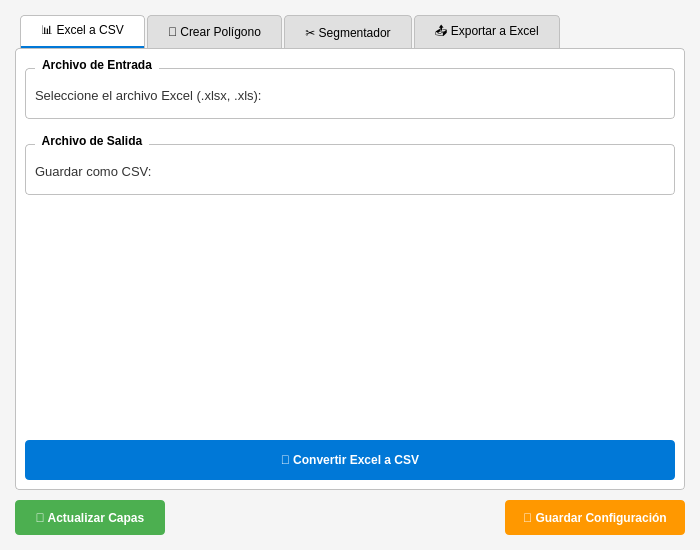
<?xml version="1.0" encoding="UTF-8"?>
<ui version="4.0">
 <class>YF_Tools_PlusDialogBase</class>
 <widget class="QDialog" name="YF_Tools_PlusDialogBase">
  <property name="geometry">
   <rect>
    <x>0</x>
    <y>0</y>
    <width>700</width>
    <height>550</height>
   </rect>
  </property>
  <property name="minimumSize">
   <size>
    <width>700</width>
    <height>550</height>
   </size>
  </property>
  <property name="windowTitle">
   <string>YF Tools Plus - Herramientas Topográficas</string>
  </property>
  <property name="windowIcon">
   <iconset>
    <normaloff>icon.png</normaloff>icon.png</iconset>
  </property>
  <property name="styleSheet">
   <string notr="true">QDialog {
    background-color: #f5f5f5;
}

QTabWidget::pane {
    border: 1px solid #c0c0c0;
    background: white;
    border-radius: 4px;
}

QTabWidget::tab-bar {
    left: 5px;
}

QTabBar::tab {
    background: #e0e0e0;
    border: 1px solid #c0c0c0;
    border-bottom: none;
    border-top-left-radius: 4px;
    border-top-right-radius: 4px;
    padding: 8px 20px;
    margin-right: 2px;
}

QTabBar::tab:selected {
    background: white;
    border-bottom: 2px solid #0078d7;
}

QTabBar::tab:hover {
    background: #d0d0d0;
}

QPushButton {
    background-color: #0078d7;
    color: white;
    border: none;
    border-radius: 4px;
    padding: 8px 16px;
    font-weight: bold;
}

QPushButton:hover {
    background-color: #005a9e;
}

QPushButton:pressed {
    background-color: #004578;
}

QPushButton:disabled {
    background-color: #cccccc;
    color: #888888;
}

QLabel {
    color: #333333;
    font-size: 10pt;
}

QLineEdit, QComboBox {
    border: 1px solid #c0c0c0;
    border-radius: 3px;
    padding: 5px;
    background: white;
}

QLineEdit:focus, QComboBox:focus {
    border: 2px solid #0078d7;
}

QComboBox::drop-down {
    border: none;
    width: 20px;
}

QComboBox::down-arrow {
    image: url(:/images/themes/default/mActionArrowDown.svg);
    width: 12px;
    height: 12px;
}

QGroupBox {
    border: 1px solid #c0c0c0;
    border-radius: 4px;
    margin-top: 10px;
    padding-top: 10px;
    font-weight: bold;
}

QGroupBox::title {
    subcontrol-origin: margin;
    left: 10px;
    padding: 0 5px 0 5px;
}</string>
  </property>
  <layout class="QVBoxLayout" name="verticalLayout_main">
   <property name="spacing">
    <number>10</number>
   </property>
   <property name="leftMargin">
    <number>15</number>
   </property>
   <property name="topMargin">
    <number>15</number>
   </property>
   <property name="rightMargin">
    <number>15</number>
   </property>
   <property name="bottomMargin">
    <number>15</number>
   </property>
   <item>
    <widget class="QTabWidget" name="tabWidget">
     <property name="currentIndex">
      <number>0</number>
     </property>
     <property name="tabsClosable">
      <bool>false</bool>
     </property>
     
     <!-- TAB 1: Excel a CSV -->
     <widget class="QWidget" name="tab_excel_csv">
      <attribute name="title">
       <string>📊 Excel a CSV</string>
      </attribute>
      <layout class="QVBoxLayout" name="verticalLayout_tab1">
       <property name="spacing">
        <number>15</number>
       </property>
       <item>
        <widget class="QGroupBox" name="groupBox_excel_input">
         <property name="title">
          <string>Archivo de Entrada</string>
         </property>
         <layout class="QVBoxLayout" name="verticalLayout_2">
          <item>
           <widget class="QLabel" name="label_excel">
            <property name="text">
             <string>Seleccione el archivo Excel (.xlsx, .xls):</string>
            </property>
           </widget>
          </item>
          <item>
           <widget class="QgsFileWidget" name="mFileWidget_excel_input">
            <property name="filter">
             <string>Excel Files (*.xlsx *.xls)</string>
            </property>
           </widget>
          </item>
         </layout>
        </widget>
       </item>
       <item>
        <widget class="QGroupBox" name="groupBox_csv_output">
         <property name="title">
          <string>Archivo de Salida</string>
         </property>
         <layout class="QVBoxLayout" name="verticalLayout_3">
          <item>
           <widget class="QLabel" name="label_csv">
            <property name="text">
             <string>Guardar como CSV:</string>
            </property>
           </widget>
          </item>
          <item>
           <widget class="QgsFileWidget" name="mFileWidget_csv_output">
            <property name="filter">
             <string>CSV Files (*.csv)</string>
            </property>
            <property name="storageMode">
             <enum>QgsFileWidget::SaveFile</enum>
            </property>
           </widget>
          </item>
         </layout>
        </widget>
       </item>
       <item>
        <spacer name="verticalSpacer_1">
         <property name="orientation">
          <enum>Qt::Vertical</enum>
         </property>
         <property name="sizeHint" stdset="0">
          <size>
           <width>20</width>
           <height>40</height>
          </size>
         </property>
        </spacer>
       </item>
       <item>
        <widget class="QPushButton" name="pushButton_convert_csv">
         <property name="minimumSize">
          <size>
           <width>0</width>
           <height>40</height>
          </size>
         </property>
         <property name="text">
          <string>🔄 Convertir Excel a CSV</string>
         </property>
        </widget>
       </item>
      </layout>
     </widget>
     
     <!-- TAB 2: Crear Polígono -->
     <widget class="QWidget" name="tab_create_polygon">
      <attribute name="title">
       <string>📐 Crear Polígono</string>
      </attribute>
      <layout class="QVBoxLayout" name="verticalLayout_tab2">
       <property name="spacing">
        <number>15</number>
       </property>
       <item>
        <widget class="QGroupBox" name="groupBox_csv_input">
         <property name="title">
          <string>Archivo CSV con Coordenadas</string>
         </property>
         <layout class="QVBoxLayout" name="verticalLayout_4">
          <item>
           <widget class="QLabel" name="label_csv_polygon">
            <property name="text">
             <string>Seleccione el archivo CSV:</string>
            </property>
           </widget>
          </item>
          <item>
           <widget class="QgsFileWidget" name="mFileWidget_csv_polygon">
            <property name="filter">
             <string>CSV Files (*.csv)</string>
            </property>
           </widget>
          </item>
         </layout>
        </widget>
       </item>
       <item>
        <widget class="QGroupBox" name="groupBox_coords">
         <property name="title">
          <string>Configuración de Coordenadas</string>
         </property>
         <layout class="QGridLayout" name="gridLayout">
          <item row="0" column="0">
           <widget class="QLabel" name="label_x">
            <property name="text">
             <string>Campo X (Este):</string>
            </property>
           </widget>
          </item>
          <item row="0" column="1">
           <widget class="QComboBox" name="comboBox_x_field">
            <property name="editable">
             <bool>true</bool>
            </property>
            <property name="toolTip">
             <string>Seleccione o escriba el nombre del campo X (Este)</string>
            </property>
            <item>
             <property name="text">
              <string>ESTE</string>
             </property>
            </item>
           </widget>
          </item>
          <item row="1" column="0">
           <widget class="QLabel" name="label_y">
            <property name="text">
             <string>Campo Y (Norte):</string>
            </property>
           </widget>
          </item>
          <item row="1" column="1">
           <widget class="QComboBox" name="comboBox_y_field">
            <property name="editable">
             <bool>true</bool>
            </property>
            <property name="toolTip">
             <string>Seleccione o escriba el nombre del campo Y (Norte)</string>
            </property>
            <item>
             <property name="text">
              <string>NORTE</string>
             </property>
            </item>
           </widget>
          </item>
          <item row="2" column="0">
           <widget class="QLabel" name="label_crs">
            <property name="text">
             <string>Sistema de Coordenadas:</string>
            </property>
           </widget>
          </item>
          <item row="2" column="1">
           <widget class="QgsProjectionSelectionWidget" name="mCrsSelector_polygon"/>
          </item>
         </layout>
        </widget>
       </item>
       <item>
        <widget class="QLabel" name="label_help_polygon">
         <property name="text">
          <string>💡 Los campos se detectan automáticamente al seleccionar un CSV</string>
         </property>
         <property name="styleSheet">
          <string notr="true">QLabel {
    background-color: #fff3cd;
    border: 1px solid #ffc107;
    border-radius: 4px;
    padding: 8px;
    color: #856404;
    font-style: italic;
    font-size: 9pt;
}</string>
         </property>
         <property name="wordWrap">
          <bool>true</bool>
         </property>
        </widget>
       </item>
       <item>
        <spacer name="verticalSpacer_2">
         <property name="orientation">
          <enum>Qt::Vertical</enum>
         </property>
         <property name="sizeHint" stdset="0">
          <size>
           <width>20</width>
           <height>40</height>
          </size>
         </property>
        </spacer>
       </item>
       <item>
        <widget class="QPushButton" name="pushButton_create_polygon">
         <property name="minimumSize">
          <size>
           <width>0</width>
           <height>40</height>
          </size>
         </property>
         <property name="text">
          <string>✏️ Crear Polígono</string>
         </property>
        </widget>
       </item>
      </layout>
     </widget>
     
     <!-- TAB 3: Segmentador -->
     <widget class="QWidget" name="tab_segmentator">
      <attribute name="title">
       <string>✂️ Segmentador</string>
      </attribute>
      <layout class="QVBoxLayout" name="verticalLayout_tab3">
       <property name="spacing">
        <number>15</number>
       </property>
       <item>
        <widget class="QGroupBox" name="groupBox_segment">
         <property name="title">
          <string>Capa de Polígono a Segmentar</string>
         </property>
         <layout class="QVBoxLayout" name="verticalLayout_5">
          <item>
           <widget class="QLabel" name="label_layer_polygon">
            <property name="text">
             <string>Seleccione la capa de polígono:</string>
            </property>
           </widget>
          </item>
          <item>
           <widget class="QgsMapLayerComboBox" name="mLayerComboBox_polygon">
            <property name="minimumSize">
             <size>
              <width>0</width>
              <height>30</height>
             </size>
            </property>
           </widget>
          </item>
          <item>
           <widget class="QLabel" name="label_info">
            <property name="text">
             <string>ℹ️ Esta herramienta creará dos capas nuevas:
• Segmentos: Líneas con longitud y azimut
• Vértices: Puntos con coordenadas y ángulo
• Both layers automatically inherit all fields from the source polygon (useful for atlas and map series).</string>
            </property>
            <property name="wordWrap">
             <bool>true</bool>
            </property>
            <property name="styleSheet">
             <string notr="true">QLabel {
    background-color: #e3f2fd;
    border: 1px solid #90caf9;
    border-radius: 4px;
    padding: 10px;
    color: #1976d2;
}</string>
            </property>
           </widget>
          </item>
         </layout>
        </widget>
       </item>
          <item>
           <widget class="QGroupBox" name="groupBox_opciones_seg">
            <property name="title">
             <string>&#x2699;&#xFE0F; Opciones de Segmentación</string>
            </property>
            <layout class="QVBoxLayout" name="verticalLayout_opciones">
             <item>
              <layout class="QHBoxLayout" name="horizontalLayout_nombres">
               <item>
                <widget class="QLabel" name="label_nombre_lineas">
                 <property name="text">
                  <string>Nombre Segmentos:</string>
                 </property>
                </widget>
               </item>
               <item>
                <widget class="QLineEdit" name="lineEdit_nombre_lineas">
                 <property name="minimumSize">
                  <size>
                   <width>0</width>
                   <height>28</height>
                  </size>
                 </property>
                </widget>
               </item>
               <item>
                <widget class="QLabel" name="label_nombre_puntos">
                 <property name="text">
                  <string>Nombre Vértices:</string>
                 </property>
                </widget>
               </item>
               <item>
                <widget class="QLineEdit" name="lineEdit_nombre_puntos">
                 <property name="minimumSize">
                  <size>
                   <width>0</width>
                   <height>28</height>
                  </size>
                 </property>
                </widget>
               </item>
              </layout>
             </item>
             <item>
              <layout class="QHBoxLayout" name="horizontalLayout_checks">
               <item>
                <widget class="QCheckBox" name="checkBox_solo_seleccionados">
                 <property name="text">
                  <string>&#x1F3AF; Solo features seleccionadas</string>
                 </property>
                 <property name="toolTip">
                  <string>Procesa únicamente los polígonos seleccionados en la capa</string>
                 </property>
                </widget>
               </item>
               <item>
                <widget class="QCheckBox" name="checkBox_anillos_interiores">
                 <property name="text">
                  <string>&#x1F553; Incluir anillos interiores (huecos)</string>
                 </property>
                 <property name="toolTip">
                  <string>Procesa también los anillos interiores (huecos/exclusiones) del polígono</string>
                 </property>
                </widget>
               </item>
              </layout>
             </item>
             <item>
              <widget class="QProgressBar" name="progressBar_segmento">
               <property name="minimumSize">
                <size>
                 <width>0</width>
                 <height>20</height>
                </size>
               </property>
               <property name="value">
                <number>0</number>
               </property>
               <property name="textVisible">
                <bool>true</bool>
               </property>
               <property name="styleSheet">
                <string notr="true">QProgressBar {
    border: 1px solid #90caf9;
    border-radius: 4px;
    background: #e3f2fd;
    text-align: center;
    color: #1976d2;
    font-weight: bold;
}
QProgressBar::chunk {
    background-color: #0078d7;
    border-radius: 3px;
}</string>
               </property>
              </widget>
             </item>
            </layout>
           </widget>
          </item>
       <item>
        <widget class="QGroupBox" name="groupBox_recalc">
         <property name="title">
          <string>&#x1F504; Recalculate Attributes of Existing Layers</string>
         </property>
         <layout class="QVBoxLayout" name="verticalLayout_recalc">
          <item>
           <widget class="QLabel" name="label_recalc_info">
            <property name="text">
             <string>&#x26A0;&#xFE0F; Use after manually editing vertices or segments.
Inherited fields from the source polygon are NOT modified.</string>
            </property>
            <property name="wordWrap">
             <bool>true</bool>
            </property>
            <property name="styleSheet">
             <string notr="true">QLabel {
    background-color: #fff8e1;
    border: 1px solid #ffe082;
    border-radius: 4px;
    padding: 8px;
    color: #795548;
}</string>
            </property>
           </widget>
          </item>
          <item>
           <widget class="QLabel" name="label_recalc_lineas">
            <property name="text">
             <string>Segments layer (lines) to recalculate:</string>
            </property>
           </widget>
          </item>
          <item>
           <widget class="QgsMapLayerComboBox" name="mLayerComboBox_recalc_lineas">
            <property name="minimumSize">
             <size>
              <width>0</width>
              <height>30</height>
             </size>
            </property>
           </widget>
          </item>
          <item>
           <widget class="QLabel" name="label_recalc_puntos">
            <property name="text">
             <string>Vertices layer (points) to recalculate:</string>
            </property>
           </widget>
          </item>
          <item>
           <widget class="QgsMapLayerComboBox" name="mLayerComboBox_recalc_puntos">
            <property name="minimumSize">
             <size>
              <width>0</width>
              <height>30</height>
             </size>
            </property>
           </widget>
          </item>
          <item>
           <widget class="QPushButton" name="pushButton_recalcular">
            <property name="minimumSize">
             <size>
              <width>0</width>
              <height>40</height>
             </size>
            </property>
            <property name="text">
             <string>&#x1F504; Recalculate Attributes</string>
            </property>
            <property name="styleSheet">
             <string notr="true">QPushButton {
    background-color: #f57c00;
    color: white;
    border: none;
    border-radius: 4px;
    padding: 8px 16px;
    font-weight: bold;
}
QPushButton:hover { background-color: #e65100; }
QPushButton:pressed { background-color: #bf360c; }
QPushButton:disabled { background-color: #cccccc; color: #888888; }</string>
            </property>
           </widget>
          </item>
         </layout>
        </widget>
       </item>
       <item>
        <spacer name="verticalSpacer_3">
         <property name="orientation">
          <enum>Qt::Vertical</enum>
         </property>
         <property name="sizeHint" stdset="0">
          <size>
           <width>20</width>
           <height>40</height>
          </size>
         </property>
        </spacer>
       </item>
       <item>
        <widget class="QPushButton" name="pushButton_segment_polygon">
         <property name="minimumSize">
          <size>
           <width>0</width>
           <height>40</height>
          </size>
         </property>
         <property name="text">
          <string>⚡ Segmentar Polígono</string>
         </property>
        </widget>
       </item>
      </layout>
     </widget>
     
     <!-- TAB 4: Exportar a Excel -->
     <widget class="QWidget" name="tab_export">
      <attribute name="title">
       <string>📤 Exportar a Excel</string>
      </attribute>
      <layout class="QVBoxLayout" name="verticalLayout_tab4">
       <property name="spacing">
        <number>15</number>
       </property>
       <item>
        <widget class="QGroupBox" name="groupBox_export">
         <property name="title">
          <string>Selección de Capa</string>
         </property>
         <layout class="QVBoxLayout" name="verticalLayout_6">
          <item>
           <widget class="QLabel" name="label_layer_export">
            <property name="text">
             <string>Seleccione la capa a exportar:</string>
            </property>
           </widget>
          </item>
          <item>
           <widget class="QgsMapLayerComboBox" name="mLayerComboBox_export">
            <property name="minimumSize">
             <size>
              <width>0</width>
              <height>30</height>
             </size>
            </property>
           </widget>
          </item>
         </layout>
        </widget>
       </item>
       <item>
        <widget class="QGroupBox" name="groupBox_export_options">
         <property name="title">
          <string>Opciones de Exportación</string>
         </property>
         <layout class="QVBoxLayout" name="verticalLayout_7">
          <item>
           <widget class="QLabel" name="label_excel_output">
            <property name="text">
             <string>Guardar como (opcional, por defecto: carpeta de usuario):</string>
            </property>
           </widget>
          </item>
          <item>
           <widget class="QgsFileWidget" name="mFileWidget_excel_output">
            <property name="filter">
             <string>Excel Files (*.xlsx)</string>
            </property>
            <property name="storageMode">
             <enum>QgsFileWidget::SaveFile</enum>
            </property>
           </widget>
          </item>
          <item>
           <widget class="QCheckBox" name="checkBox_auto_open">
            <property name="text">
             <string>📂 Abrir archivo automáticamente después de exportar</string>
            </property>
            <property name="checked">
             <bool>true</bool>
            </property>
           </widget>
          </item>
         </layout>
        </widget>
       </item>
       <item>
        <spacer name="verticalSpacer_4">
         <property name="orientation">
          <enum>Qt::Vertical</enum>
         </property>
         <property name="sizeHint" stdset="0">
          <size>
           <width>20</width>
           <height>40</height>
          </size>
         </property>
        </spacer>
       </item>
       <item>
        <widget class="QPushButton" name="pushButton_export_excel">
         <property name="minimumSize">
          <size>
           <width>0</width>
           <height>40</height>
          </size>
         </property>
         <property name="text">
          <string>📊 Exportar a Excel</string>
         </property>
        </widget>
       </item>
      </layout>
     </widget>
    </widget>
   </item>
   
   <!-- Botones inferiores -->
   <item>
    <layout class="QHBoxLayout" name="horizontalLayout_bottom">
     <property name="spacing">
      <number>10</number>
     </property>
     <item>
      <widget class="QPushButton" name="pushButton_refresh_layers">
       <property name="minimumSize">
        <size>
         <width>150</width>
         <height>35</height>
        </size>
       </property>
       <property name="text">
        <string>🔄 Actualizar Capas</string>
       </property>
       <property name="styleSheet">
        <string notr="true">QPushButton {
    background-color: #4caf50;
}
QPushButton:hover {
    background-color: #45a049;
}</string>
       </property>
      </widget>
     </item>
     <item>
      <spacer name="horizontalSpacer">
       <property name="orientation">
        <enum>Qt::Horizontal</enum>
       </property>
       <property name="sizeHint" stdset="0">
        <size>
         <width>40</width>
         <height>20</height>
        </size>
       </property>
      </spacer>
     </item>
     <item>
      <widget class="QPushButton" name="pushButton_save_config">
       <property name="minimumSize">
        <size>
         <width>180</width>
         <height>35</height>
        </size>
       </property>
       <property name="text">
        <string>💾 Guardar Configuración</string>
       </property>
       <property name="styleSheet">
        <string notr="true">QPushButton {
    background-color: #ff9800;
}
QPushButton:hover {
    background-color: #f57c00;
}</string>
       </property>
      </widget>
     </item>
    </layout>
   </item>
  </layout>
 </widget>
 <customwidgets>
  <customwidget>
   <class>QgsFileWidget</class>
   <extends>QWidget</extends>
   <header>qgsfilewidget.h</header>
  </customwidget>
  <customwidget>
   <class>QgsMapLayerComboBox</class>
   <extends>QComboBox</extends>
   <header>qgsmaplayercombobox.h</header>
  </customwidget>
  <customwidget>
   <class>QgsProjectionSelectionWidget</class>
   <extends>QWidget</extends>
   <header>qgsprojectionselectionwidget.h</header>
  </customwidget>
 </customwidgets>
 <resources/>
 <connections/>
</ui>
